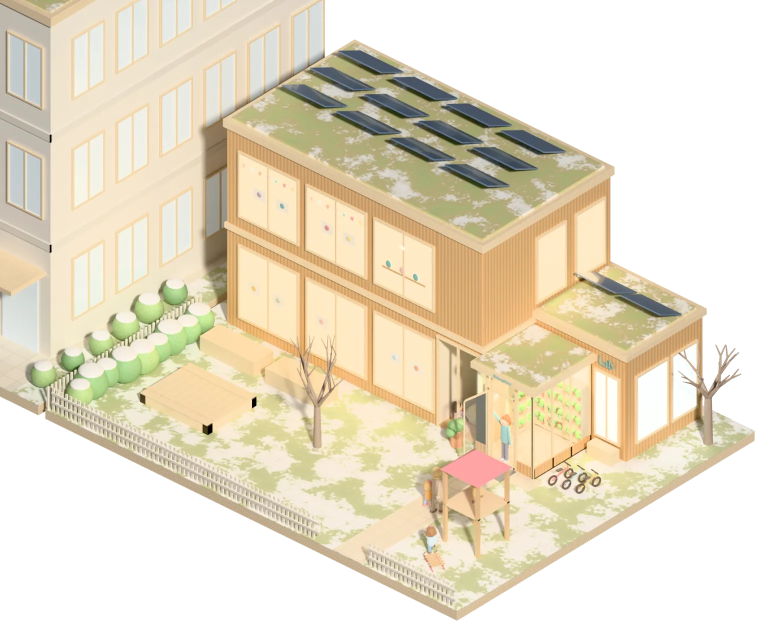
#> input picture public/demov2/aussen.webp, 1518 x 1250 px (shown at 1/2 size)
$ python -i build.py   (imports and definitions only)
#> lines starting #> are read from the running program, lines starting #| are printed output that depends on the picture
#> further down, picture is the input picture: PIL image 1518x1250 RGBA; mean R, G, B, A 147.1, 136.8, 114.2, 169.6
"""Build the Bildungshaus weWeit scroll journey (Kita page v5) from the Blender renders.

Usage: python3 build.py [RENDER_DIR] [KI_DIR]     (env BH_SITE overrides the output folder)

Writes site/:
  index.html       artifact flavour (no document skeleton)
  standalone.html  full document for own hosting
  app.js           web/story.js + web/app.js in one IIFE (the page has no inline script: CSP script-src 'self')
  fonts/           self-hosted woff2 + fonts.css + licences
  *.webp, *_id.png images and hover masks
  ki/*.webp        KI images (U-Bahn, variant cards), if a KI folder exists
All paths are relative, so the folder works under any URL prefix.

Render names follow CONTRACT_v5.md. Every render is optional:
  - While a v5 render is missing, FALLBACK names an older render that stands in for it
    (piazza_800 -> halle_800, ...). The fallback keeps its own anchors, so some tap points are missing.
  - With neither, the page shows a placeholder figure ("Rendering folgt") of the right aspect ratio.
  - A render missing in RENDER_DIR is also looked up in RENDER_DIR/v2_backup.
New renders are picked up automatically on the next build with the same command.

KI images: PNG/JPG/WebP files in KI_DIR (default: RENDER_DIR/ki, else the folder ki/ next to
RENDER_DIR) are converted to WebP in site/ki/ (variant cards max 900 px wide, ubahn max 1600 px).
The page only references files listed in the scene data, so missing images never cause a 404.
"""

import hashlib
import json
import os
import shutil
import sys
from pathlib import Path

from PIL import Image, ImageEnhance

ROOT = Path(__file__).parent
SRC = Path(sys.argv[1]) if len(sys.argv) > 1 else ROOT / "renders"
KI_ARG = Path(sys.argv[2]) if len(sys.argv) > 2 else None
SITE = Path(os.environ.get("BH_SITE", ROOT / "site"))
WEB = ROOT / "web"

# v5 render names (CONTRACT_v5.md). Logical name -> renders that may stand in while it is missing.
# The v5 name itself is always tried first; the fallback is used ONLY while the v5 render is missing.
ROOMS = ["aussen", "piazza_745", "vorraum_800", "piazza_800", "kaufladen", "kaufladen_umbau",
         "kaufladen_kochen", "waschraum_1145", "vorraum_1400", "abholung", "piazza_1615"]
SHOTS = ["piazza_745z_fenster", "piazza_745_fenster", "piazza_800_hubel", "piazza_800_schrank",
         "schrank_offen", "kaufladen_kasse", "schrankwand_offen", "vorraum_nacht",
         "waschraum_aus_becken", "waschraum_1145_becken", "abholung_faecher", "abholung_wunsch"]
FALLBACK = {
    "piazza_745": ["halle_745"],
    "piazza_745z_fenster": ["halle_745z_fenster", "halle_745z_oberlicht"],
    "piazza_745_fenster": ["halle_745_fenster", "halle_745_oberlicht"],
    "piazza_800": ["halle_800"],
    "piazza_800_schrank": ["fachwand"],
    "schrank_offen": ["fachwand"],
    # vorraum_*, kaufladen_umbau, kaufladen_kochen, schrankwand_offen: placeholder until rendered
}
# Placeholder size while nothing is rendered: rooms like the alpha-cropped v3 rooms, close-ups 1400 x 1008.
PH_ROOM = (1420, 1214)
PH_SHOT = (1400, 1008)
KI_MAXW = {"ubahn": 1600}
KI_MAXW_DEFAULT = 900
KI_EXT = {".png", ".jpg", ".jpeg", ".webp"}


def grade(im, sat=1.12, con=1.05):
#> called with sat = 1.12, con = 1.05
    rgb = im.convert("RGB")
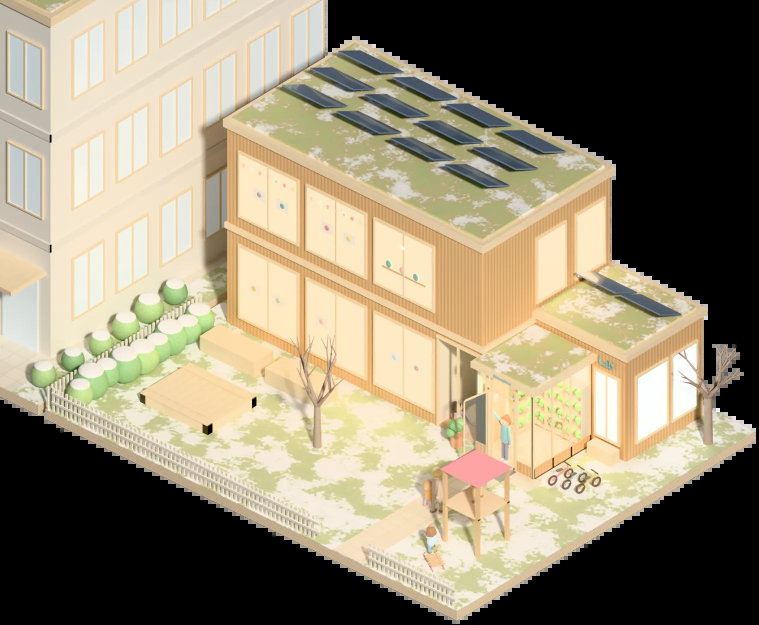
#> rgb: PIL image 1518x1250 RGB (shown at 1/2 size); mean R, G, B 147.1, 136.8, 114.2
    rgb = ImageEnhance.Color(rgb).enhance(sat)
    rgb = ImageEnhance.Contrast(rgb).enhance(con)
    if im.mode == "RGBA":
        out = rgb.convert("RGBA")
        out.putalpha(im.getchannel("A"))
        return out
    return rgb


# [7 lines left out: function crop_alpha, not called in this run]


def remap(pt, box):
    x0, y0, x1, y1 = box
    return [round((pt[0] - x0) / (x1 - x0), 4), round((pt[1] - y0) / (y1 - y0), 4)]


# [15 lines left out: function load, not called in this run]


def busted(rel):
    """file name plus a short content hash, so browsers reload re-rendered images (the server ignores the query)."""
    return f"{rel}?v={hashlib.sha1((SITE / rel).read_bytes()).hexdigest()[:8]}"


# [162 lines left out: functions fresh, build_room, build_shot, collect, ki_source, build_ki and 1 more, not called in this run]


# [2 lines not run here, left out]

>>> from PIL import Image
>>> picture = Image.open('../../public/demov2/aussen.webp')
>>> result = grade(picture)

$ run again, on public/demov2/abholung.webp
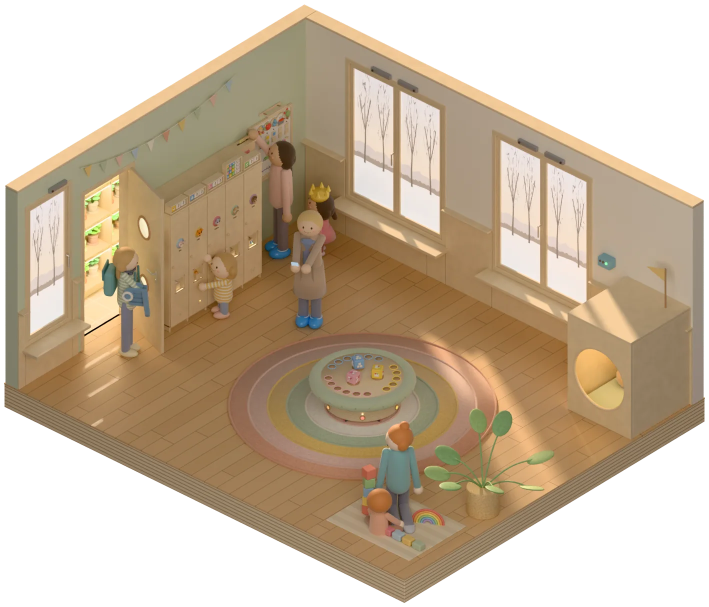
#> input picture public/demov2/abholung.webp, 1418 x 1214 px (shown at 1/2 size)
#> picture is the input picture: PIL image 1418x1214 RGBA; mean R, G, B, A 113.3, 96, 73.8, 169.3
#> in grade, `rgb = im.convert("RGB")`:
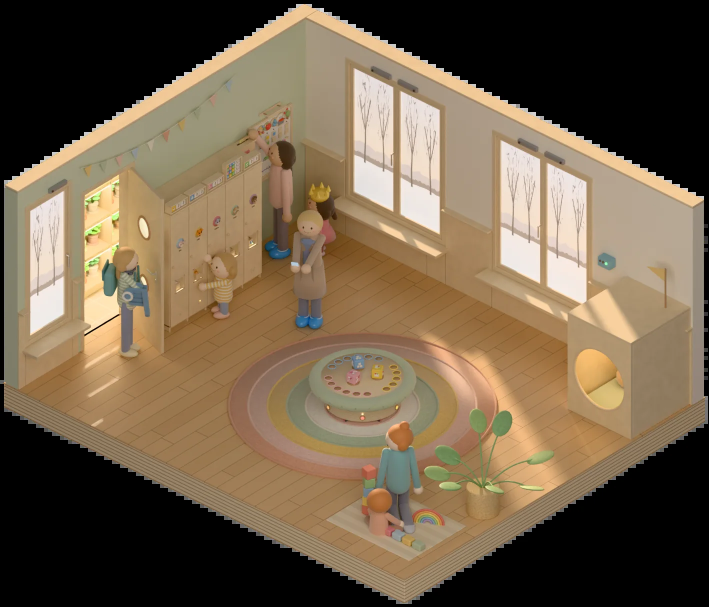
#> rgb: PIL image 1418x1214 RGB (shown at 1/2 size); mean R, G, B 113.3, 96, 73.8
